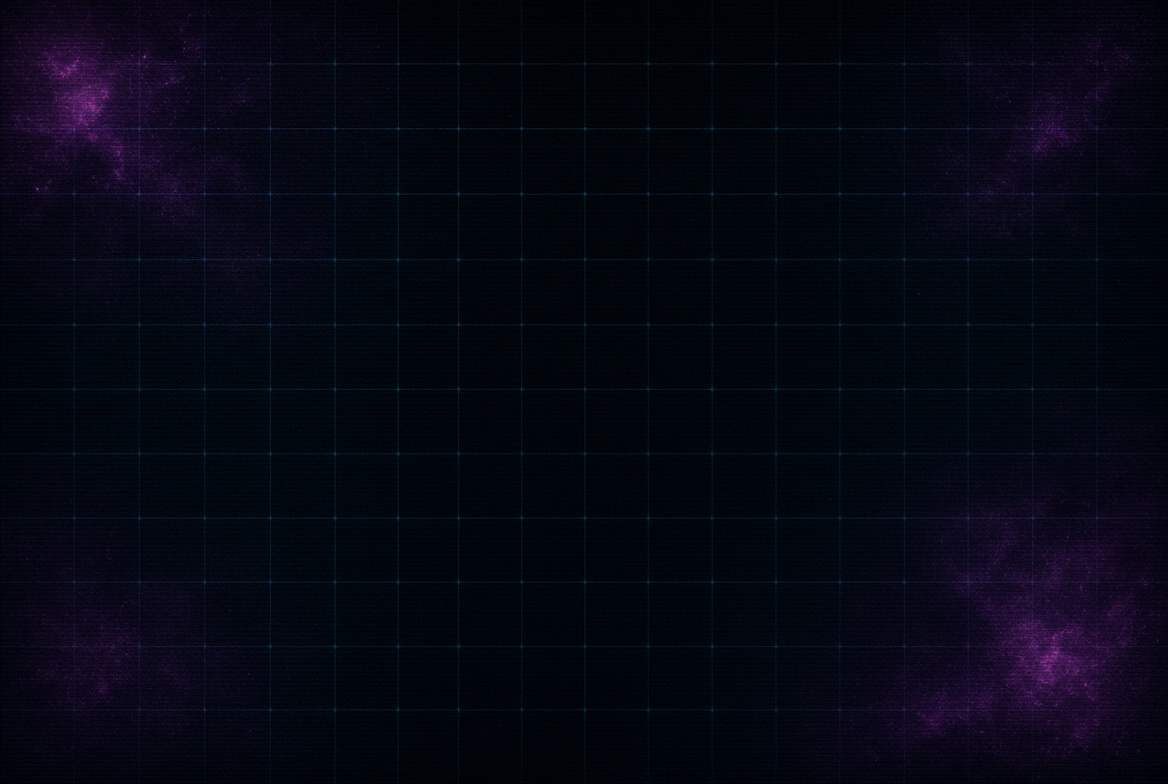
#> input picture ascii/brand/bg.jpg, 1168 x 784 px
$ python -i senses.py   (imports and definitions only)
#> lines starting #> are read from the running program, lines starting #| are printed output that depends on the picture; after the words box and inside, x2 and y2 are one past the last pixel; in counts of white or black regions, pixels touching at a corner belong together
#> further down, picture is the input picture: shape (784, 1168, 3); mean B, G, R 18.9, 7.2, 5.6
"""Vision + hearing parsers. OpenCV / wave first. VLM optional. GIS later."""

from __future__ import annotations

import json
import struct
import wave
from pathlib import Path

from nova import db, office

VISION_HINTS = ("moondream", "llava", "minicpm", "qwen2-vl", "qwen2.5vl", "qwen3-vl", "llama3.2-vision", "bakllava")


# [6 lines left out: function vision_tags, not called in this run]


def _features(img) -> dict:
    import cv2
    import numpy as np

    gray = cv2.cvtColor(img, cv2.COLOR_BGR2GRAY)
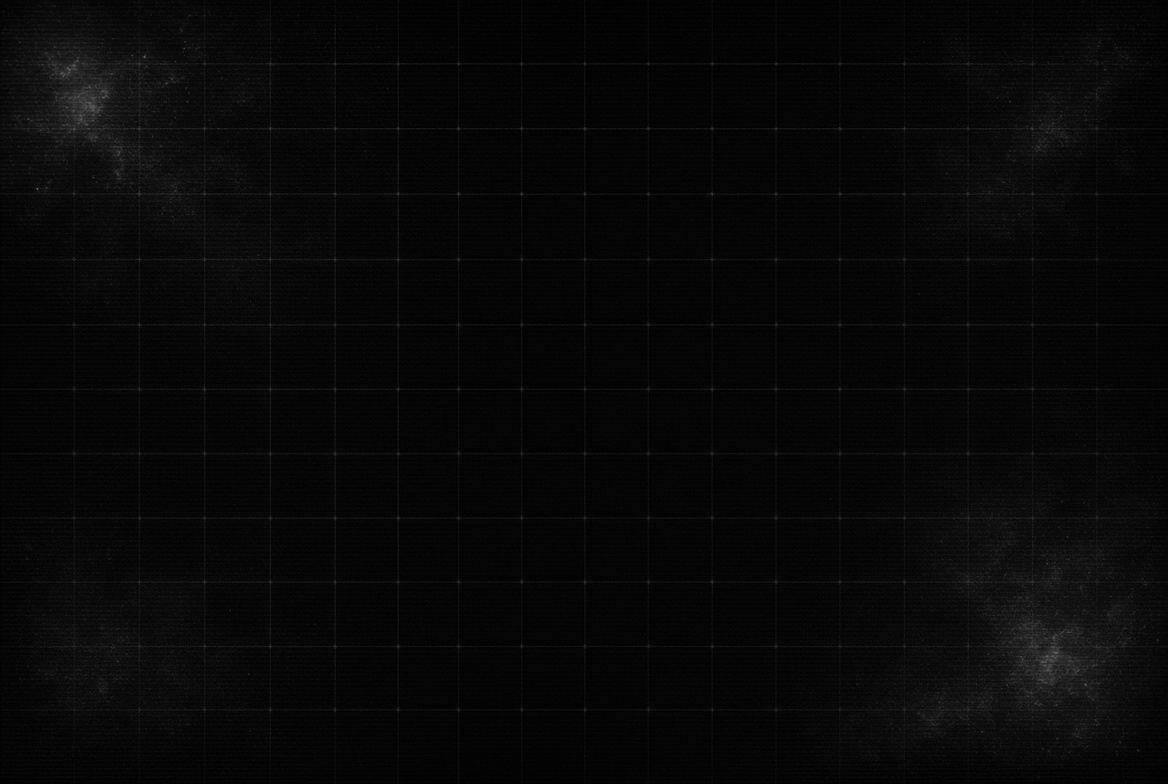
#> gray: shape (784, 1168); min 0, max 106, mean 8
    h, w = gray.shape
#> h = 784; w = 1168
    mean = float(gray.mean())
#> mean = 8.02
    edges = cv2.Canny(gray, 80, 160)
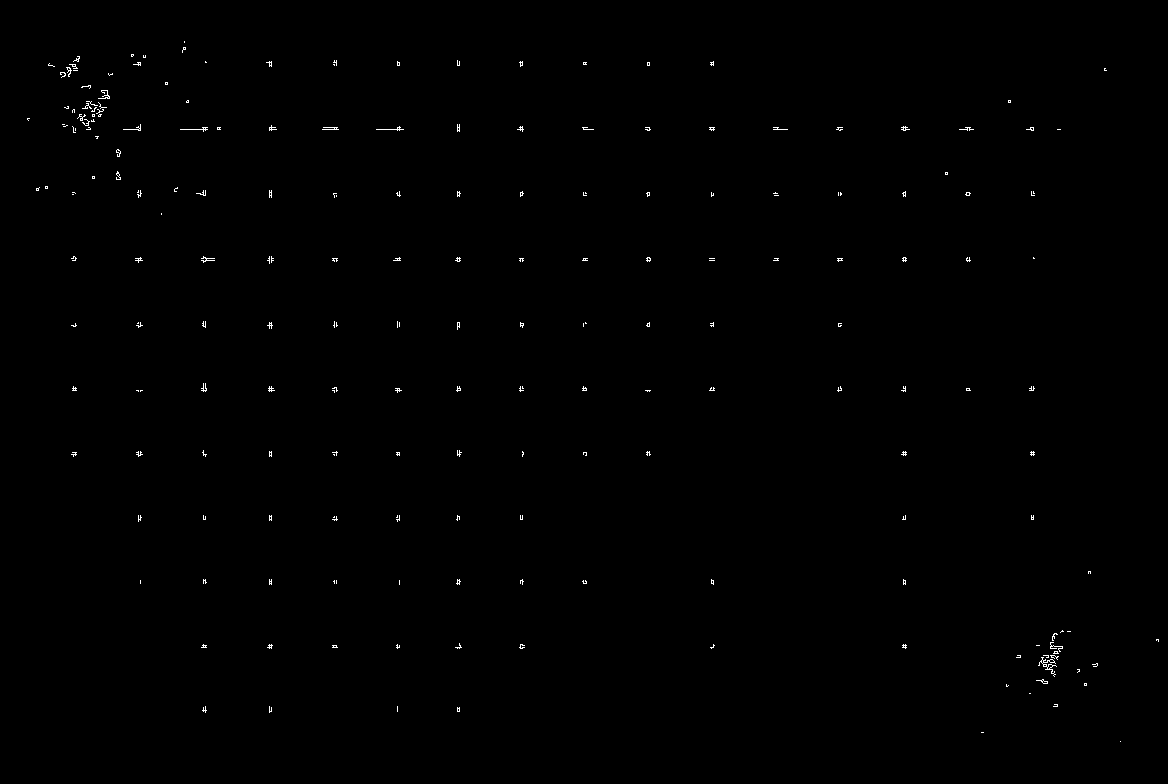
#> edges: shape (784, 1168); 0.29% white in thin lines or dots, all inside (x1, y1, x2, y2) = (27, 41, 1159, 742)
    edge_pct = float(edges.mean() / 255.0)
#> edge_pct = 0.00289
    _, thr = cv2.threshold(gray, 0, 255, cv2.THRESH_BINARY + cv2.THRESH_OTSU)
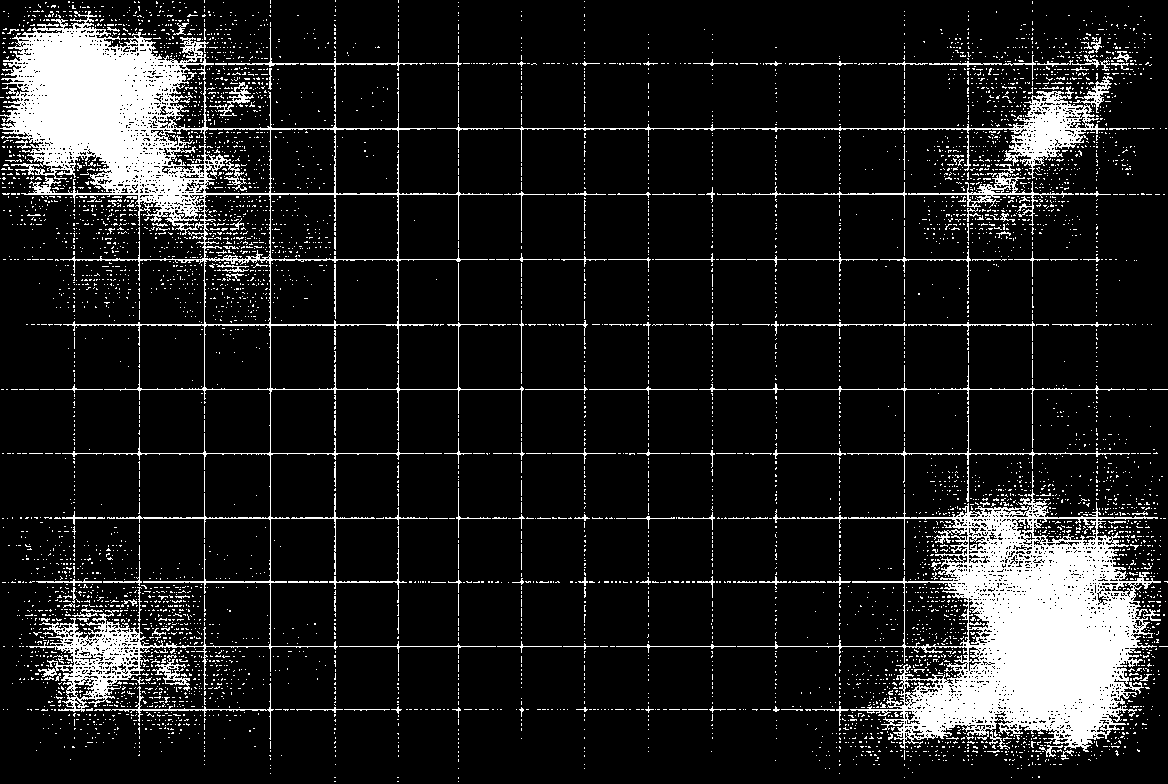
#> thr: shape (784, 1168); 12.1% white; 6356 white regions (6156 under 20 px)
    cnts, _ = cv2.findContours(thr, cv2.RETR_EXTERNAL, cv2.CHAIN_APPROX_SIMPLE)
#> cnts = 5620 contours, 5566 with area under 20; largest, box (x1, y1, x2, y2) and area: (0, 11, 524, 712) 67180, (737, 489, 1161, 752) 44252, (741, 86, 1105, 179) 3828, (908, 172, 1074, 226) 896, (152, 659, 190, 691) 341
    areas = sorted((cv2.contourArea(c) for c in cnts), reverse=True)[:8]
#> areas = [67180, 44252, 3828, 895.5, 341, 301.5, 205.5, 167]
    return {
        "w": int(w),
        "h": int(h),
        "mean_luma": round(mean, 1),
        "edge_pct": round(edge_pct, 4),
        "n_contours": len(cnts),
        "top_areas": [round(a, 1) for a in areas],
    }


# [142 lines left out: functions pair_motion, save_still, describe, wav_features, fuse, not called in this run]

>>> import cv2
>>> picture = cv2.imread('../ascii/brand/bg.jpg')
>>> result = _features(picture)
#> result = {'w': 1168, 'h': 784, 'mean_luma': 8, 'edge_pct': 0.0029, 'n_contours': 5620, 'top_areas': [67180, 44252, 3828, 895.5, 341, 301.5, 205.5, 167]}
